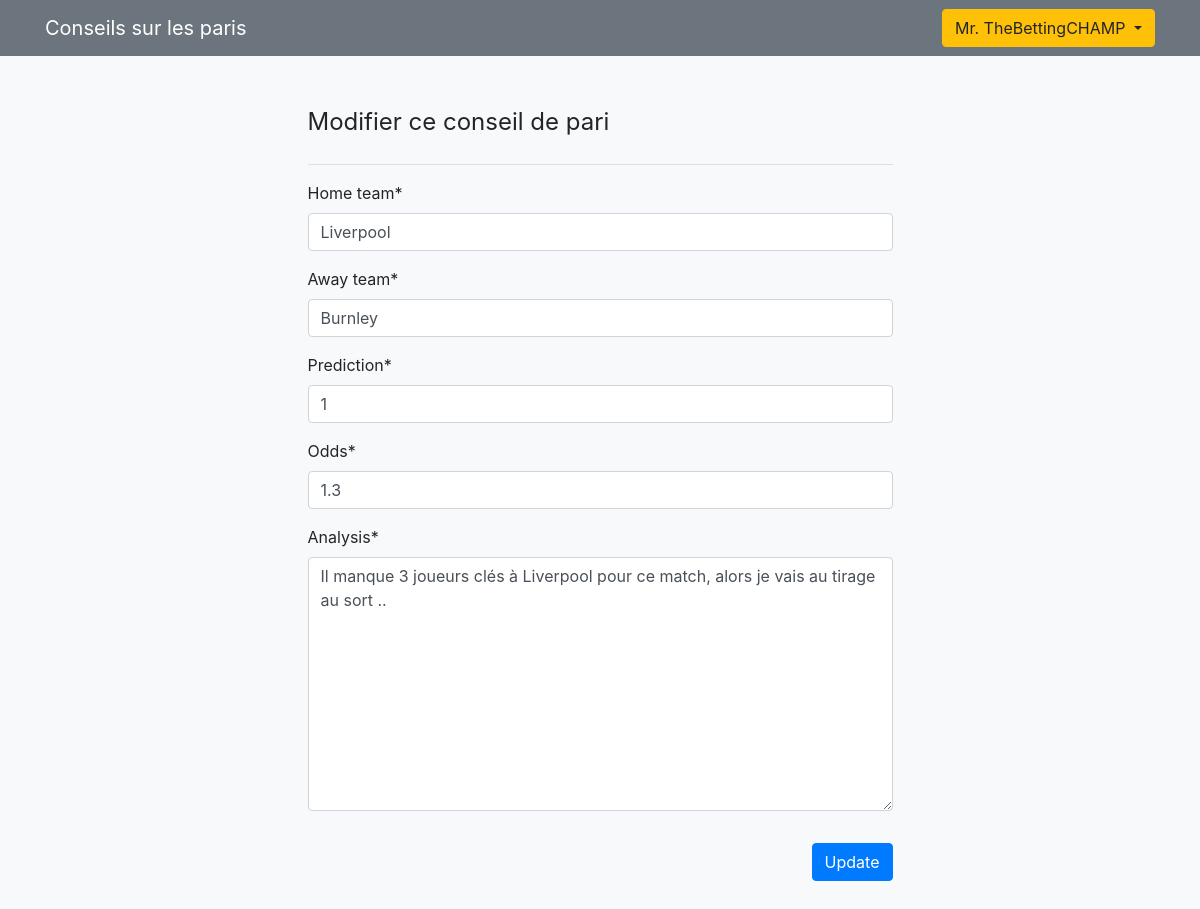
/betting-tip/2/update (signed in), run on the app's committed database.
### blog/models.py (models this page shows, shortened)
class BettingTip(models.Model):
    home_team = models.CharField(max_length=30)
    away_team = models.CharField(max_length=30)
    prediction = models.CharField(max_length=10)
    odds = models.FloatField()
    analysis = models.TextField()
    date_posted = models.DateTimeField(default=timezone.now)
    author = models.ForeignKey(User, on_delete=models.CASCADE)

### blog/views.py (the view, shortened to what this page needs)
# urls.py: path('betting-tip/<int:pk>/update', BettingTipUpdateView.as_view(), name="tip-update"),
class BettingTipUpdateView(LoginRequiredMixin, UserPassesTestMixin, UpdateView):
    model = BettingTip
    fields = ['home_team', 'away_team', 'prediction', 'odds', 'analysis']
    template_name = 'blog/bettingtip_update.html'
    def test_func(self):
        post = self.get_object()
        if self.request.user == post.author:
            return True
        return False

### blog/templates/blog/bettingtip_update.html (shortened to what this page needs)
{% extends "blog/base.html" %}
{% load crispy_forms_tags %}
{% block content %}
<div class="row justify-content-center">
    <div class="col-sm-6 py-5">
      <form method="post">
      <fieldset class="form-group">
        <legend>Modifier ce conseil de pari</legend>
        <hr>
        {{ form|crispy }}
      </fieldset>
      <div class="form-group text-right">
        <button class="btn btn-primary" name="button" type="submit">Update</button>
      </div>
    </form>
    </div>
</div>
{% endblock content %}

### blog/templates/blog/header.html (shortened to what this page needs)
<nav class="navbar navbar-expand-lg navbar-dark bg-secondary">
  <div class="container">
    <a class="navbar-brand" href="{% url 'dashboard' %}">Conseils sur les paris</a>
    <div class="collapse navbar-collapse ml-5" id="navbarNav">
      <ul class="navbar-nav w-100 position-relative">
            {% if user.is_authenticated %}
            <div class="btn-group menu-user-dropdown">
              <button type="button" class="btn btn-warning dropdown-toggle" data-toggle="dropdown" aria-haspopup="true" aria-expanded="false">
                Mr. {{ user.get_username }}
              </button>
            </div>
            {% endif %}
      </ul>
    </div>
  </div>
</nav>

### blog/static/blog/styles.css (style rules this page uses)
.menu-user-dropdown { position: absolute; right: 0; top: 50%; transform: translateY(-50%); z-index: 2; }

### data on the page
BettingTip: home_team "Liverpool", away_team "Burnley", prediction "1", odds "1.3", analysis "Il manque 3 joueurs clés à Liverpool pour ce match, alors je vais au tirage au sort .."

### other printed values
{{ user.get_username }} "TheBettingCHAMP"
